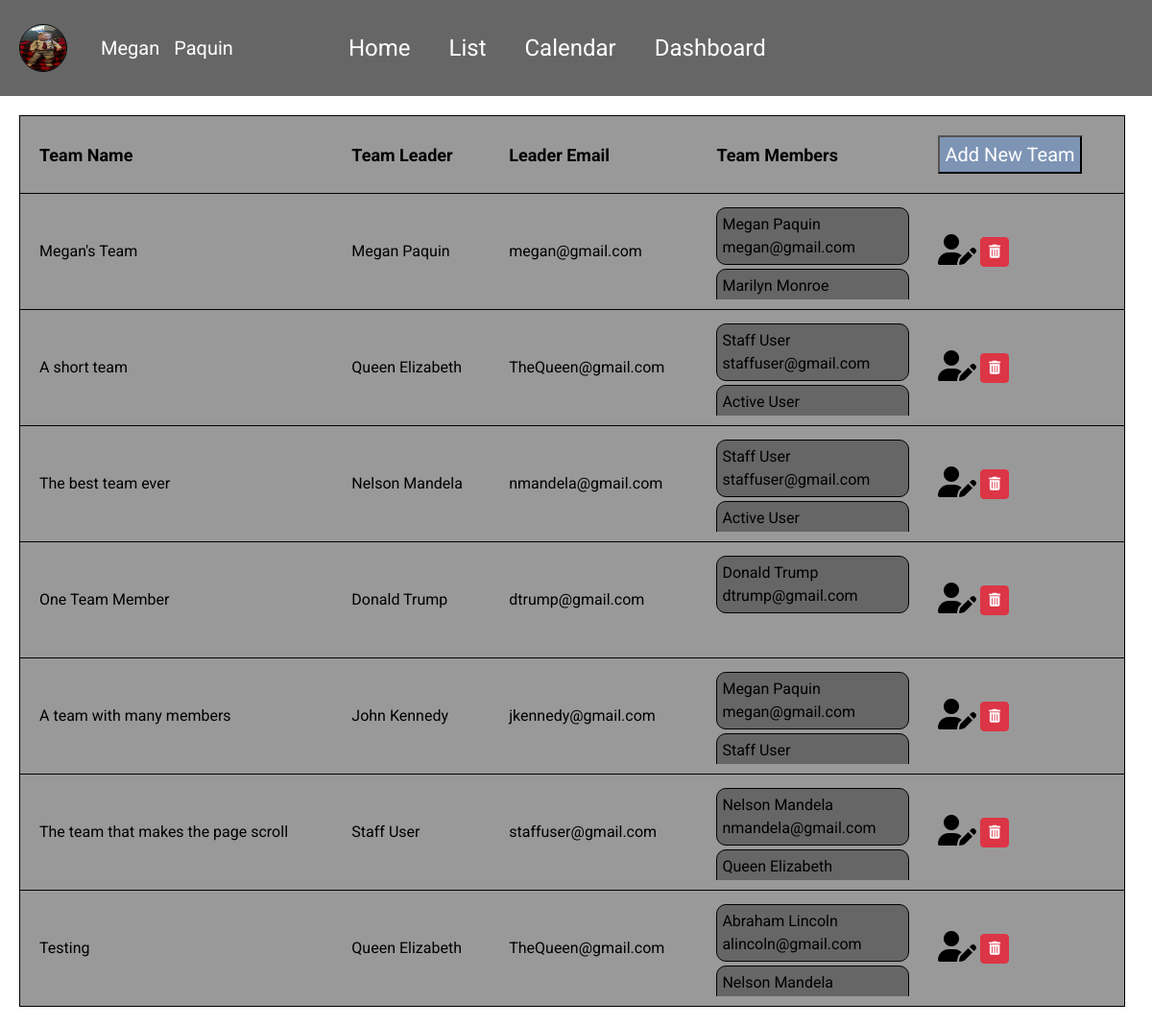
The page /accounts/teams (signed in) on the database its author committed.
### accounts/models.py (models this page shows, shortened)
class CustomUser(AbstractBaseUser, PermissionsMixin):
    email = models.EmailField(_('email address'), unique=True)
    is_staff = models.BooleanField(default=False)
    is_active = models.BooleanField(default=True)
    date_joined = models.DateTimeField(default=timezone.now)
    USERNAME_FIELD = 'email'
    REQUIRED_FIELDS = []
    color = models.CharField(max_length=7, default="#FFFFFF")
    first_name = models.CharField(max_length=128)
    last_name = models.CharField(max_length=128)
    phone = models.CharField(max_length=9, null=True)
    image = models.ImageField(upload_to='images/', default='images/default_img.png')
    objects = CustomUserManager()

class Team(models.Model):
    name = models.CharField(max_length=120, default="new team")
    leader = models.ForeignKey(
        CustomUser,
        on_delete=models.CASCADE,
        related_name='leader'
    )
    members = models.ManyToManyField(CustomUser)

### accounts/views.py (the view)
# urls.py: path('teams', TeamListView.as_view(), name="teams"),
class TeamListView(LoginRequiredMixin, UserPassesTestMixin, ListView):
    template_name= 'accounts/teams.html'
    model = Team
    def test_func(self):
        return self.request.user.is_staff

### templates/accounts/teams.html (shortened to what this page needs)
{% extends 'base.html' %}
{% load static %}
{% block links %}
<link rel="stylesheet" href="{% static 'css/teams.css' %}">
<link href="https://cdn.jsdelivr.net/npm/bootstrap@5.2.3/dist/css/bootstrap.min.css" rel="stylesheet">
{% endblock links %}
{% block contents %}
<div class="teamstable">
    <table class="perm-table">
        <tr>
             <th scope="col">Team Name</th>
             <th scope="col">Team Leader</th>
             <th scope="col">Leader Email</th>
             <th scope="col">Team Members</th>
             <th scope="col"><div class="buttons">
                <a href="{% url 'team-new' %}"><button class="team-btn">Add New Team</button></a>
            </div></th>
        </tr>
        {% for team in team_list %}
        <tr>
            <td>{{ team.name }}</td>
            <td>{{ team.leader.first_name }} {{ team.leader.last_name }}</td>
            <td>{{ team.leader.email }}</td>
            <td>
                <div class="team-members">
                    {% for member in team.members.all %}
                        <div class="user">
                            <span>{{ member.first_name }} {{ member.last_name }}</span>
                            <span>{{ member.email }}</span>
                        </div>
                    {% endfor %}
                </div>
            </td>
            <td>
                <a href="{% url 'team-edit' team.id %}"><i class="fa-solid fa-user-pen fa-2xl"></i></a>
                <button type="button" class="delete-team bs-modal btn btn-sm btn-danger" data-form-url="{% url 'team-delete' team.id %}">
                    <span class="fa fa-trash"></span>
                </button>
            </td>
        </tr>
        {% endfor %}
    </table>
</div>
{% endblock contents %}

### templates/base.html (shortened to what this page needs)
{% load static %}
<!DOCTYPE html>
<html lang="en">
<head>
    {% block links %}
    {% endblock links %}
    <link rel="stylesheet" href="{% static 'css/base.css' %}">
    <link rel="stylesheet" href="{% static 'css/page-layout.css' %}">
</head>
<body>
    <div class="row-container">
        <div class="column-container column">
            <div class="row-container top-nav">
                <div class="name-group">
                    <img src="{{ user.image.url }}" alt="user profile image" class="user-circle">
                    {% if user.is_authenticated %}
                        <a href="{% url 'change_user' user.id %}">
                            <span>{{ user.first_name }}</span>
                            <span>{{ user.last_name }}</span>
                        </a>
                    {% endif %}
                </div>
                <a href="{% url 'home' %}">Home</a>
                <a href="{% url 'list' %}">List</a>
                <a href="{% url 'calendar' %}">Calendar</a>
                <a href="{% url 'dashboard' %}">Dashboard</a>
            </div>
            <div class="column-container contents">
                {% block contents %}
                {% endblock contents %}
            </div>
        </div>
    </div>
</body>
</html>

### static/css/teams.css (style rules this page uses)
.teamstable { height: calc(100vh - 100px); overflow: scroll; scroll-behavior: aut0; }
.perm-table { background-color: #999; margin: 20px; padding: 60px; text-align: left; width: 96%; border: 1px solid black; }
.perm-table tr { border: 1px solid black; }
tr { height: 20px; }
td { height: 100px; padding: 10px; padding-left: 20px; }
th { padding: 20px; font-size: 18px; }
.team-members { height: 100px; overflow: scroll; scroll-behavior: auto; }
.user { display: flex; flex-direction: column; margin: 4px 0; background-color: #666; border: 1px solid black; border-radius: 10px; padding: 5px; }
.team-btn { width: 150px; height: 40px; font-size: 20px; text-transform: capitalize; color: #fff; background-color: #7D94B5; }

### static/css/base.css (style rules this page uses)
* { padding: 0; margin: 0; }
html { padding: 0; margin-right: 0; }
a { color: inherit; }
body { background-color: #333333; font-family: 'Roboto', sans-serif; color: #FFF; }
.row-container { display: flex; width: 100%; flex-direction: row; flex-wrap: wrap; justify-content: center; align-items: center; margin: 0; padding: 0; }
.column-container { display: flex; width: 100%; flex-direction: column; align-content: left; margin: 0; padding: 0; }
a { text-decoration: none; color: black; }
.top-nav a { color: #FFF; }

### static/css/page-layout.css (style rules this page uses)
.user-circle { width: 50px; height: 50px; background-color: #FFF ; border: 1px solid black; border-radius: 50%; margin: auto 10px; }
.column { flex: 5; width: 100%; }
.top-nav { background-color: #666; height: 100px; font-size: 24px; justify-content: left; }
.contents { background-color: #fff; color: black; height: calc(100vh - 100px); }
.name-group { display: flex; flex-direction: row; flex-wrap: none; margin-left: 10px; margin-right: 75px; font-size: 20px; align-items: center; }
.name-group span { margin: 0 5px; }
.top-nav a { margin: auto 20px; }

### rows shown on the page
CustomUser: image (picture), first_name "Megan", last_name "Paquin", email "megan@gmail.com"
Team: name "Megan's Team", leader.first_name "Megan", leader.last_name "Paquin", leader.email "megan@gmail.com"
CustomUser: first_name "Marilyn", last_name "Monroe"
Team: name "A short team", leader.first_name "Queen", leader.last_name "Elizabeth", leader.email "TheQueen@gmail.com"
CustomUser: first_name "Staff", last_name "User", email "staffuser@gmail.com"
CustomUser: first_name "Active", last_name "User"
Team: name "The best team ever", leader.first_name "Nelson", leader.last_name "Mandela", leader.email "nmandela@gmail.com"
Team: name "One Team Member", leader.first_name "Donald", leader.last_name "Trump", leader.email "dtrump@gmail.com"
CustomUser: first_name "Donald", last_name "Trump", email "dtrump@gmail.com"
Team: name "A team with many members", leader.first_name "John", leader.last_name "Kennedy", leader.email "jkennedy@gmail.com"
Team: name "The team that makes the page scroll", leader.first_name "Staff", leader.last_name "User", leader.email "staffuser@gmail.com"
CustomUser: first_name "Nelson", last_name "Mandela", email "nmandela@gmail.com"
CustomUser: first_name "Queen", last_name "Elizabeth"
Team: name "Testing", leader.first_name "Queen", leader.last_name "Elizabeth", leader.email "TheQueen@gmail.com"
CustomUser: first_name "Abraham", last_name "Lincoln", email "alincoln@gmail.com"
